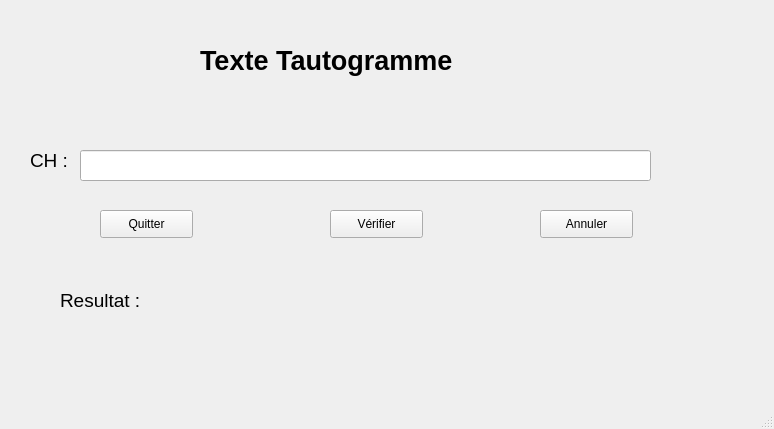
<?xml version="1.0" encoding="UTF-8"?>
<ui version="4.0">
 <class>MainWindow</class>
 <widget class="QMainWindow" name="MainWindow">
  <property name="geometry">
   <rect>
    <x>0</x>
    <y>0</y>
    <width>774</width>
    <height>429</height>
   </rect>
  </property>
  <property name="windowTitle">
   <string>Nombre Harshad</string>
  </property>
  <widget class="QWidget" name="centralwidget">
   <widget class="QLabel" name="label">
    <property name="geometry">
     <rect>
      <x>200</x>
      <y>30</y>
      <width>381</width>
      <height>61</height>
     </rect>
    </property>
    <property name="font">
     <font>
      <pointsize>20</pointsize>
      <weight>75</weight>
      <bold>true</bold>
     </font>
    </property>
    <property name="text">
     <string>Texte Tautogramme</string>
    </property>
   </widget>
   <widget class="QLabel" name="label_2">
    <property name="geometry">
     <rect>
      <x>30</x>
      <y>140</y>
      <width>101</width>
      <height>41</height>
     </rect>
    </property>
    <property name="font">
     <font>
      <pointsize>14</pointsize>
     </font>
    </property>
    <property name="text">
     <string>CH :</string>
    </property>
   </widget>
   <widget class="QLineEdit" name="lineEdit">
    <property name="geometry">
     <rect>
      <x>80</x>
      <y>150</y>
      <width>571</width>
      <height>31</height>
     </rect>
    </property>
   </widget>
   <widget class="QPushButton" name="pushButton">
    <property name="geometry">
     <rect>
      <x>330</x>
      <y>210</y>
      <width>93</width>
      <height>28</height>
     </rect>
    </property>
    <property name="text">
     <string>Vérifier</string>
    </property>
   </widget>
   <widget class="QLabel" name="label_4">
    <property name="geometry">
     <rect>
      <x>60</x>
      <y>280</y>
      <width>121</width>
      <height>41</height>
     </rect>
    </property>
    <property name="font">
     <font>
      <pointsize>14</pointsize>
     </font>
    </property>
    <property name="text">
     <string>Resultat :</string>
    </property>
   </widget>
   <widget class="QLabel" name="label_5">
    <property name="geometry">
     <rect>
      <x>170</x>
      <y>280</y>
      <width>431</width>
      <height>41</height>
     </rect>
    </property>
    <property name="font">
     <font>
      <pointsize>14</pointsize>
     </font>
    </property>
    <property name="text">
     <string/>
    </property>
   </widget>
   <widget class="QPushButton" name="pushButton_2">
    <property name="geometry">
     <rect>
      <x>540</x>
      <y>210</y>
      <width>93</width>
      <height>28</height>
     </rect>
    </property>
    <property name="text">
     <string>Annuler</string>
    </property>
   </widget>
   <widget class="QPushButton" name="pushButton_3">
    <property name="geometry">
     <rect>
      <x>100</x>
      <y>210</y>
      <width>93</width>
      <height>28</height>
     </rect>
    </property>
    <property name="text">
     <string>Quitter</string>
    </property>
   </widget>
  </widget>
  <widget class="QStatusBar" name="statusbar"/>
 </widget>
 <resources/>
 <connections/>
</ui>
